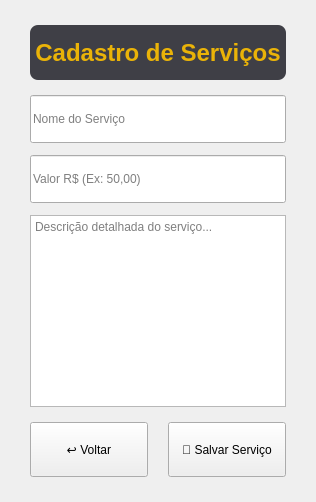
        <widget class="QWidget" name="page_6">
         <layout class="QVBoxLayout" name="verticalLayout_cad_servico">
          <property name="spacing">
           <number>15</number>
          </property>
          <property name="leftMargin">
           <number>30</number>
          </property>
          <property name="topMargin">
           <number>25</number>
          </property>
          <property name="rightMargin">
           <number>30</number>
          </property>
          <property name="bottomMargin">
           <number>25</number>
          </property>
          <item>
           <widget class="QLabel" name="label_13">
            <property name="minimumSize">
             <size>
              <width>0</width>
              <height>55</height>
             </size>
            </property>
            <property name="styleSheet">
             <string notr="true">background-color: #3F3F46;
color: #EAB308;
font-size: 18pt;
font-weight: bold;
border-radius: 8px;</string>
            </property>
            <property name="text">
             <string>Cadastro de Serviços</string>
            </property>
            <property name="alignment">
             <set>Qt::AlignCenter</set>
            </property>
           </widget>
          </item>
          <item>
           <layout class="QVBoxLayout" name="verticalLayout_4">
            <property name="spacing">
             <number>12</number>
            </property>
            <item>
             <widget class="QLineEdit" name="lineEdit_12">
              <property name="minimumSize">
               <size>
                <width>0</width>
                <height>48</height>
               </size>
              </property>
              <property name="placeholderText">
               <string>Nome do Serviço</string>
              </property>
             </widget>
            </item>
            <item>
             <widget class="QLineEdit" name="lineEdit_13">
              <property name="minimumSize">
               <size>
                <width>0</width>
                <height>48</height>
               </size>
              </property>
              <property name="placeholderText">
               <string>Valor R$ (Ex: 50,00)</string>
              </property>
             </widget>
            </item>
            <item>
             <widget class="QPlainTextEdit" name="plainTextEdit_2">
              <property name="placeholderText">
               <string>Descrição detalhada do serviço...</string>
              </property>
             </widget>
            </item>
           </layout>
          </item>
          <item>
           <layout class="QHBoxLayout" name="horizontalLayout_cad_serv_btns">
            <property name="spacing">
             <number>20</number>
            </property>
            <item>
             <widget class="QPushButton" name="pushButton_14">
              <property name="minimumSize">
               <size>
                <width>0</width>
                <height>55</height>
               </size>
              </property>
              <property name="cursor">
               <cursorShape>PointingHandCursor</cursorShape>
              </property>
              <property name="text">
               <string>↩ Voltar</string>
              </property>
             </widget>
            </item>
            <item>
             <widget class="QPushButton" name="pushButton_13">
              <property name="minimumSize">
               <size>
                <width>0</width>
                <height>55</height>
               </size>
              </property>
              <property name="cursor">
               <cursorShape>PointingHandCursor</cursorShape>
              </property>
              <property name="text">
               <string>💾 Salvar Serviço</string>
              </property>
             </widget>
            </item>
           </layout>
          </item>
         </layout>
        </widget>
